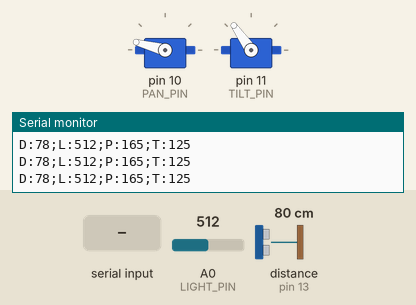
This sketch was run on a simulated Arduino Uno, built with avr-gcc and run on an emulated ATmega328P. Parts: 2 × servo, the last lines printed to the serial monitor. Wiring (inferred from the names in the program): ultrasonic range finder: trigger pin 12; echo pin 13. The inputs (shaded band) are chosen by the test bench; at power-on: A0 (LIGHT_PIN) = 512, distance to the obstacle (sensor on pin 13) 80 cm. The echo pulse lasts 58.3 µs per cm; EEPROM starts erased.

Above: at 1.2 s.
1.3 s: "L" received over Serial
At 2.5 s:
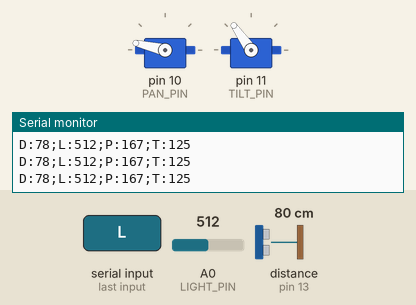
2.8 s: "U" received over Serial
At 3.6 s:
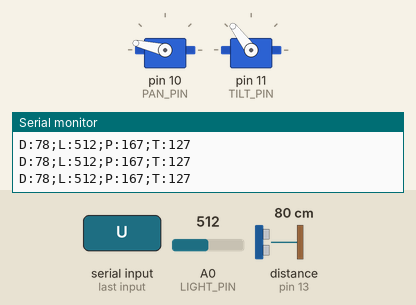
Timing chart, 0 to 5.8 s (numbered marks = the images above; inputs shaded):
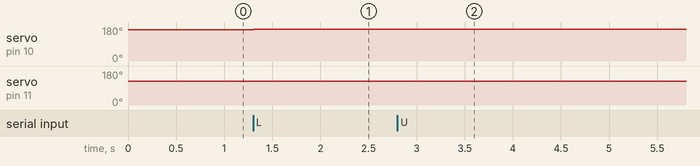

The sketch:

turret_head.ino
```cpp
// ============================================================================
// TURRET HEAD FIRMWARE — ARDUINO UNO + MOTOR SHIELD PRO
// ============================================================================
#include <Servo.h>
#include <EEPROM.h>

#define PAN_PIN   10   // Сервопривод поворота по горизонтали
#define TILT_PIN  11   // Сервопривод наклона по вертикали

#define TRIG_PIN  12   // HC-SR04 Trig
#define ECHO_PIN  13   // HC-SR04 Echo
#define LIGHT_PIN A0   // Аналоговый датчик освещенности

// Строгие лимиты сервоприводов
const int PAN_MIN = 150;
const int PAN_MAX = 181;
const int PAN_CENTER = 165;

const int TILT_MIN = 85;
const int TILT_MAX = 165;
const int TILT_CENTER = 125;

const int STEP_ANGLE = 2; // Шаг одного движения

Servo panServo;
Servo tiltServo;

int currentPan = PAN_CENTER;
int currentTilt = TILT_CENTER;

// Адреса EEPROM
const int EEPROM_PAN_ADDR = 0;
const int EEPROM_TILT_ADDR = 2;

// Таймеры для отложенного сохранения в EEPROM (не изнашивать память)
bool needSaveEEPROM = false;
unsigned long lastMoveTime = 0;
const unsigned long EEPROM_SAVE_DELAY = 2000; // запись через 2 сек после остановки

// Таймер телеметрии (дистанция и свет)
unsigned long lastTelemetryTime = 0;
const unsigned long TELEMETRY_INTERVAL = 150; // каждые 150 мс

// Измерение расстояния (HC-SR04)
int getDistance() {
  digitalWrite(TRIG_PIN, LOW);
  delayMicroseconds(2);
  digitalWrite(TRIG_PIN, HIGH);
  delayMicroseconds(10);
  digitalWrite(TRIG_PIN, LOW);

  long duration = pulseIn(ECHO_PIN, HIGH, 25000); // таймаут 25 мс (~4 метра)
  if (duration == 0) return 999;
  return (int)(duration * 0.034 / 2);
}

void setup() {
  Serial.begin(115200); // Высокая скорость связи с ESP32-S3

  pinMode(TRIG_PIN, OUTPUT);
  pinMode(ECHO_PIN, INPUT);
  pinMode(LIGHT_PIN, INPUT);

  panServo.attach(PAN_PIN);
  tiltServo.attach(TILT_PIN);

  // Считывание калибровки из EEPROM (с лимитом проверки 300)
  int savedPan = 0;
  int savedTilt = 0;
  EEPROM.get(EEPROM_PAN_ADDR, savedPan);
  EEPROM.get(EEPROM_TILT_ADDR, savedTilt);

  // Проверка валидности (защитный порог 300)
  if (savedPan >= PAN_MIN && savedPan <= 300 && savedPan <= PAN_MAX) {
    currentPan = savedPan;
  } else {
    currentPan = PAN_CENTER;
  }

  if (savedTilt >= TILT_MIN && savedTilt <= 300 && savedTilt <= TILT_MAX) {
    currentTilt = savedTilt;
  } else {
    currentTilt = TILT_CENTER;
  }

  panServo.write(currentPan);
  tiltServo.write(currentTilt);
}

void loop() {
  // 1. Прием команд от ESP32-S3 по UART
  while (Serial.available() > 0) {
    char cmd = Serial.read();
    bool moved = false;

    switch (cmd) {
      case 'L': // Влево
        if (currentPan + STEP_ANGLE <= PAN_MAX) {
          currentPan += STEP_ANGLE;
          moved = true;
        }
        break;

      case 'R': // Вправо
        if (currentPan - STEP_ANGLE >= PAN_MIN) {
          currentPan -= STEP_ANGLE;
          moved = true;
        }
        break;

      case 'U': // ВВЕРХ: увеличиваем наклон (если у вас раньше опускалось, этот знак исправлен)
        if (currentTilt + STEP_ANGLE <= TILT_MAX) {
          currentTilt += STEP_ANGLE;
          moved = true;
        }
        break;

      case 'D': // ВНИЗ: уменьшаем наклон
        if (currentTilt - STEP_ANGLE >= TILT_MIN) {
          currentTilt -= STEP_ANGLE;
          moved = true;
        }
        break;

      case 'C': // Центрирование
        currentPan = PAN_CENTER;
        currentTilt = TILT_CENTER;
        moved = true;
        break;
    }

    if (moved) {
      panServo.write(currentPan);
      tiltServo.write(currentTilt);
      lastMoveTime = millis();
      needSaveEEPROM = true;
    }
  }

  // 2. Отложенное сохранение углов в EEPROM
  if (needSaveEEPROM && (millis() - lastMoveTime >= EEPROM_SAVE_DELAY)) {
    EEPROM.put(EEPROM_PAN_ADDR, currentPan);
    EEPROM.put(EEPROM_TILT_ADDR, currentTilt);
    needSaveEEPROM = false;
  }

  // 3. Отправка телеметрии обратно в ESP32-S3
  if (millis() - lastTelemetryTime >= TELEMETRY_INTERVAL) {
    lastTelemetryTime = millis();
    int dist = getDistance();
    int light = analogRead(LIGHT_PIN);

    // Формат: D:<дистанция>;L:<свет>;P:<pan>;T:<tilt>
    Serial.print("D:");
    Serial.print(dist);
    Serial.print(";L:");
    Serial.print(light);
    Serial.print(";P:");
    Serial.print(currentPan);
    Serial.print(";T:");
    Serial.println(currentTilt);
  }
}
```

Measured:
- after the input at 1.3 s, servo on pin 10 (PAN_PIN): 165° → 167° at once
- after the input at 2.8 s, servo on pin 11 (TILT_PIN): 125° → 127° at once
